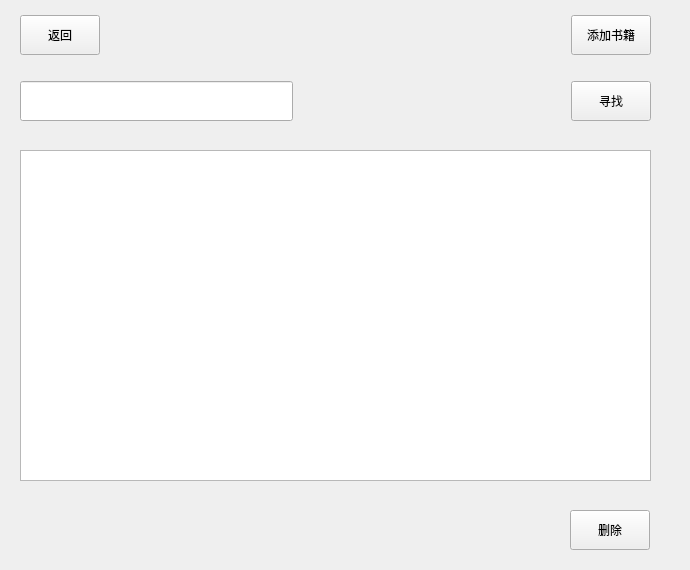
<?xml version="1.0" encoding="UTF-8"?>
<ui version="4.0">
 <class>OnlineLib</class>
 <widget class="QWidget" name="OnlineLib">
  <property name="geometry">
   <rect>
    <x>0</x>
    <y>0</y>
    <width>690</width>
    <height>570</height>
   </rect>
  </property>
  <property name="windowTitle">
   <string>Form</string>
  </property>
  <widget class="QTextEdit" name="introduce">
   <property name="geometry">
    <rect>
     <x>20</x>
     <y>150</y>
     <width>631</width>
     <height>331</height>
    </rect>
   </property>
  </widget>
  <widget class="QPushButton" name="delete_2">
   <property name="geometry">
    <rect>
     <x>570</x>
     <y>510</y>
     <width>80</width>
     <height>40</height>
    </rect>
   </property>
   <property name="text">
    <string>删除</string>
   </property>
  </widget>
  <widget class="QWidget" name="">
   <property name="geometry">
    <rect>
     <x>20</x>
     <y>80</y>
     <width>631</width>
     <height>42</height>
    </rect>
   </property>
   <layout class="QHBoxLayout" name="horizontalLayout">
    <item>
     <widget class="QLineEdit" name="nameEdit">
      <property name="minimumSize">
       <size>
        <width>0</width>
        <height>40</height>
       </size>
      </property>
     </widget>
    </item>
    <item>
     <spacer name="horizontalSpacer">
      <property name="orientation">
       <enum>Qt::Orientation::Horizontal</enum>
      </property>
      <property name="sizeHint" stdset="0">
       <size>
        <width>40</width>
        <height>20</height>
       </size>
      </property>
     </spacer>
    </item>
    <item>
     <widget class="QPushButton" name="find">
      <property name="minimumSize">
       <size>
        <width>0</width>
        <height>40</height>
       </size>
      </property>
      <property name="text">
       <string>寻找</string>
      </property>
     </widget>
    </item>
   </layout>
  </widget>
  <widget class="QWidget" name="">
   <property name="geometry">
    <rect>
     <x>20</x>
     <y>10</y>
     <width>631</width>
     <height>51</height>
    </rect>
   </property>
   <layout class="QHBoxLayout" name="horizontalLayout_2">
    <item>
     <widget class="QPushButton" name="Return">
      <property name="minimumSize">
       <size>
        <width>0</width>
        <height>40</height>
       </size>
      </property>
      <property name="text">
       <string>返回</string>
      </property>
     </widget>
    </item>
    <item>
     <spacer name="horizontalSpacer_2">
      <property name="orientation">
       <enum>Qt::Orientation::Horizontal</enum>
      </property>
      <property name="sizeHint" stdset="0">
       <size>
        <width>40</width>
        <height>20</height>
       </size>
      </property>
     </spacer>
    </item>
    <item>
     <widget class="QPushButton" name="AddBooks">
      <property name="minimumSize">
       <size>
        <width>0</width>
        <height>40</height>
       </size>
      </property>
      <property name="text">
       <string>添加书籍</string>
      </property>
     </widget>
    </item>
   </layout>
  </widget>
 </widget>
 <resources/>
 <connections/>
</ui>
